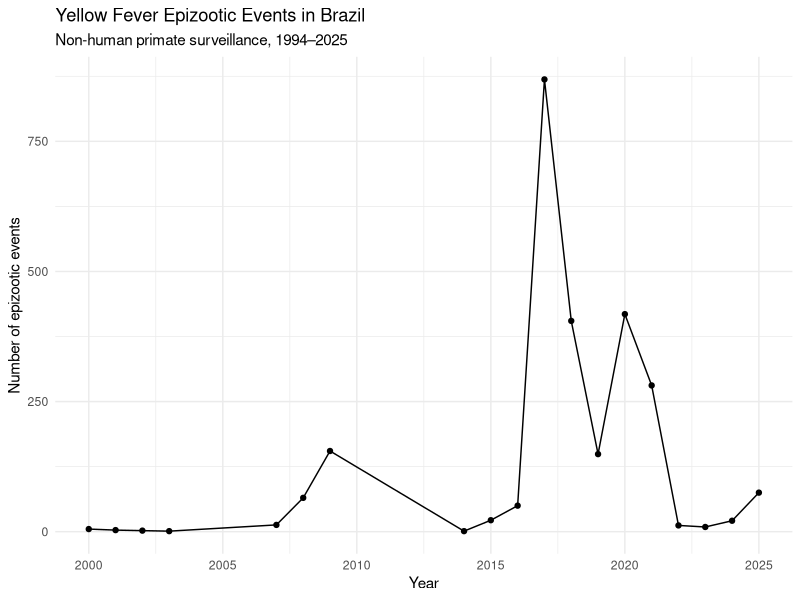
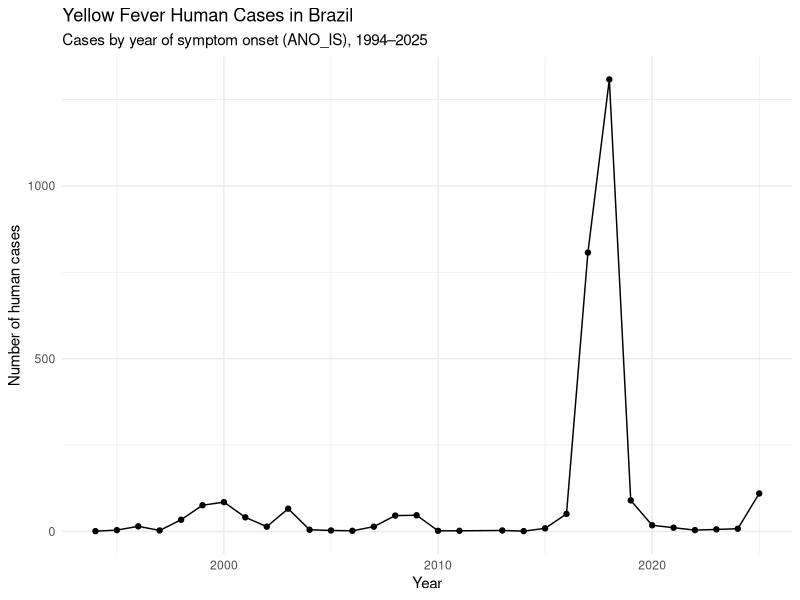
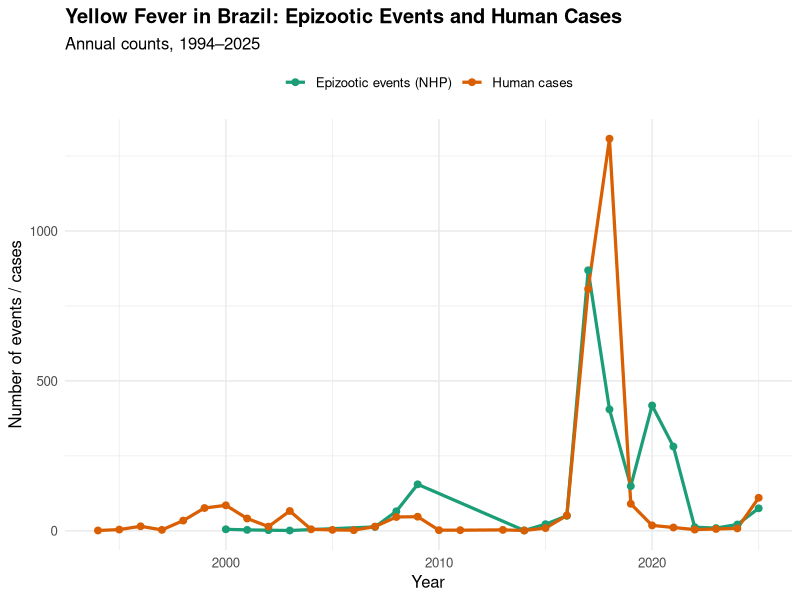
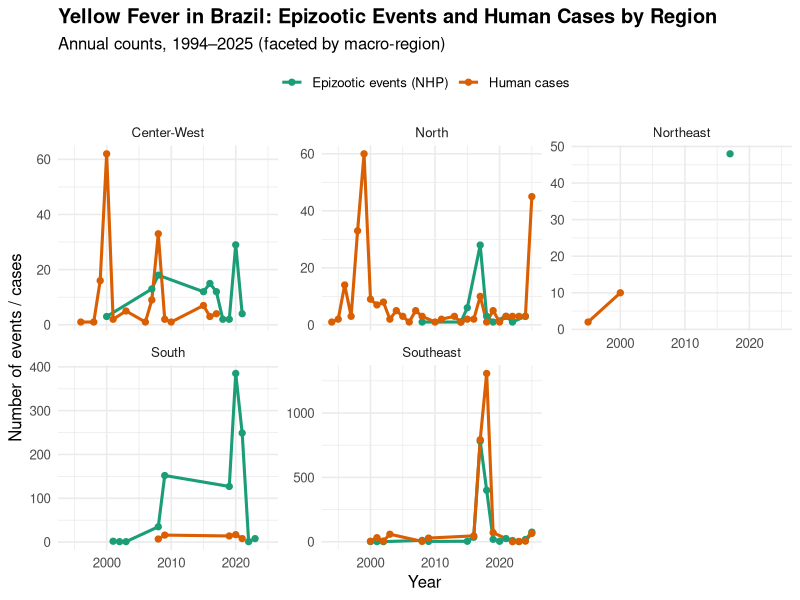

These figures' R source, in order:
#load libraries

library(readr)
library(tidyverse)
library(ggplot2)

#load epizootic dataset
epi <- read_delim(
  file = "fa_epizpnh_1994-2025.csv",
  delim = ";",
  col_names = TRUE,
  locale = locale(encoding = "ISO-8859-1")
)

View(epi)

#load human dataset
human <- read_delim(
  file = "fa_casoshumanos_1994-2025.csv",
  delim = ";",
  col_names = TRUE,
  locale = locale(encoding = "ISO-8859-1")
)

View(human)

#how many cases per year?
epi_year <- epi %>%
  filter(!is.na(ANO_OCOR)) %>%
  count(ANO_OCOR)

epi_year


human_year <- human %>%
  filter(!is.na(ANO_IS)) %>%
  count(ANO_IS)

human_year

# 1) Epizootias: count per year + rename
epi_year <- epi %>%
  filter(!is.na(ANO_OCOR)) %>%
  count(ANO_OCOR) %>%
  rename(year = ANO_OCOR,
         epizootic_events = n)

# Plot epizootias
ggplot(epi_year, aes(x = year, y = epizootic_events)) +
  geom_line() +
  geom_point() +
  labs(
    title = "Yellow Fever Epizootic Events in Brazil",
    subtitle = "Non-human primate surveillance, 1994–2025",
    x = "Year",
    y = "Number of epizootic events"
  ) +
  theme_minimal()

# 2) Humans: count per year + rename
human_year <- human %>%
  filter(!is.na(ANO_IS)) %>%
  count(ANO_IS) %>%
  rename(year = ANO_IS,
         human_cases = n)

# Plot human cases
ggplot(human_year, aes(x = year, y = human_cases)) +
  geom_line() +
  geom_point() +
  labs(
    title = "Yellow Fever Human Cases in Brazil",
    subtitle = "Cases by year of symptom onset (ANO_IS), 1994–2025",
    x = "Year",
    y = "Number of human cases"
  ) +
  theme_minimal()

#mutate  to long format

combined_year <- bind_rows(
  epi_year %>%
    select(year, value = epizootic_events) %>%
    mutate(type = "Epizootic events (NHP)"),
  
  human_year %>%
    select(year, value = human_cases) %>%
    mutate(type = "Human cases")
)

#combined plot Epizootias + Human Cases

ggplot(combined_year, aes(x = year, y = value, color = type)) +
  geom_line(linewidth = 1.1) +
  geom_point(size = 2) +
  scale_color_manual(
    values = c(
      "Epizootic events (NHP)" = "#1b9e77",  # green-teal
      "Human cases" = "#d95f02"              # warm orange
    )
  ) +
  labs(
    title = "Yellow Fever in Brazil: Epizootic Events and Human Cases",
    subtitle = "Annual counts, 1994–2025",
    x = "Year",
    y = "Number of events / cases",
    color = NULL
  ) +
  theme_minimal(base_size = 12) +
  theme(
    legend.position = "top",
    plot.title = element_text(face = "bold"),
    annotate("rect",
         xmin = 2016, xmax = 2019,
         ymin = -Inf, ymax = Inf,
         alpha = 0.1)
  )

#Region Plot 
# Make region codes consistent + readable
region_labels <- c(
  "N"  = "North",
  "NE" = "Northeast",
  "CO" = "Center-West",
  "SE" = "Southeast",
  "S"  = "South"
)

# 1) Epizootias by year + region
epi_region_year <- epi %>%
  filter(!is.na(ANO_OCOR), !is.na(MACRORREG_OCOR)) %>%
  count(year = ANO_OCOR, region = MACRORREG_OCOR, name = "epizootic_events") %>%
  mutate(region = recode(region, !!!region_labels))

# 2) Human cases by year + region
human_region_year <- human %>%
  filter(!is.na(ANO_IS), !is.na(MACRORREG_LPI)) %>%
  count(year = ANO_IS, region = MACRORREG_LPI, name = "human_cases") %>%
  mutate(region = recode(region, !!!region_labels))

# 3) Combine to long format
combined_region_year <- bind_rows(
  epi_region_year %>%
    transmute(year, region, type = "Epizootic events (NHP)", value = epizootic_events),
  human_region_year %>%
    transmute(year, region, type = "Human cases", value = human_cases)
)

# 4) Faceted plot by region
ggplot(combined_region_year, aes(x = year, y = value, color = type)) +
  geom_line(linewidth = 1.05) +
  geom_point(size = 1.8) +
  facet_wrap(~ region, scales = "free_y") +
  scale_color_manual(
    values = c(
      "Epizootic events (NHP)" = "#1b9e77",
      "Human cases" = "#d95f02"
    )
  ) +
  labs(
    title = "Yellow Fever in Brazil: Epizootic Events and Human Cases by Region",
    subtitle = "Annual counts, 1994–2025 (faceted by macro-region)",
    x = "Year",
    y = "Number of events / cases",
    color = NULL
  ) +
  theme_minimal(base_size = 12) +
  theme(
    legend.position = "top",
    plot.title = element_text(face = "bold")
    
  )
